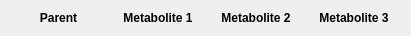
            <widget class="QWidget" name="horizontalLayoutWidget">
             <property name="geometry">
              <rect>
               <x>190</x>
               <y>10</y>
               <width>411</width>
               <height>31</height>
              </rect>
             </property>
             <layout class="QHBoxLayout" name="horizontalLayout">
              <item>
               <widget class="QLabel" name="alabel_parent_4">
                <property name="minimumSize">
                 <size>
                  <width>75</width>
                  <height>0</height>
                 </size>
                </property>
                <property name="maximumSize">
                 <size>
                  <width>95</width>
                  <height>16777215</height>
                 </size>
                </property>
                <property name="font">
                 <font>
                  <weight>75</weight>
                  <bold>true</bold>
                 </font>
                </property>
                <property name="text">
                 <string>Parent</string>
                </property>
                <property name="alignment">
                 <set>Qt::AlignCenter</set>
                </property>
               </widget>
              </item>
              <item>
               <widget class="QLabel" name="alabel_metab1_4">
                <property name="minimumSize">
                 <size>
                  <width>75</width>
                  <height>0</height>
                 </size>
                </property>
                <property name="maximumSize">
                 <size>
                  <width>92</width>
                  <height>16777215</height>
                 </size>
                </property>
                <property name="font">
                 <font>
                  <weight>75</weight>
                  <bold>true</bold>
                 </font>
                </property>
                <property name="text">
                 <string>Metabolite 1</string>
                </property>
                <property name="alignment">
                 <set>Qt::AlignCenter</set>
                </property>
               </widget>
              </item>
              <item>
               <widget class="QLabel" name="alabel_4">
                <property name="minimumSize">
                 <size>
                  <width>75</width>
                  <height>0</height>
                 </size>
                </property>
                <property name="maximumSize">
                 <size>
                  <width>92</width>
                  <height>16777215</height>
                 </size>
                </property>
                <property name="font">
                 <font>
                  <weight>75</weight>
                  <bold>true</bold>
                 </font>
                </property>
                <property name="text">
                 <string>Metabolite 2</string>
                </property>
                <property name="alignment">
                 <set>Qt::AlignCenter</set>
                </property>
               </widget>
              </item>
              <item>
               <widget class="QLabel" name="alabel_11">
                <property name="minimumSize">
                 <size>
                  <width>75</width>
                  <height>0</height>
                 </size>
                </property>
                <property name="maximumSize">
                 <size>
                  <width>92</width>
                  <height>16777215</height>
                 </size>
                </property>
                <property name="font">
                 <font>
                  <weight>75</weight>
                  <bold>true</bold>
                 </font>
                </property>
                <property name="text">
                 <string>Metabolite 3</string>
                </property>
                <property name="alignment">
                 <set>Qt::AlignCenter</set>
                </property>
               </widget>
              </item>
             </layout>
            </widget>
